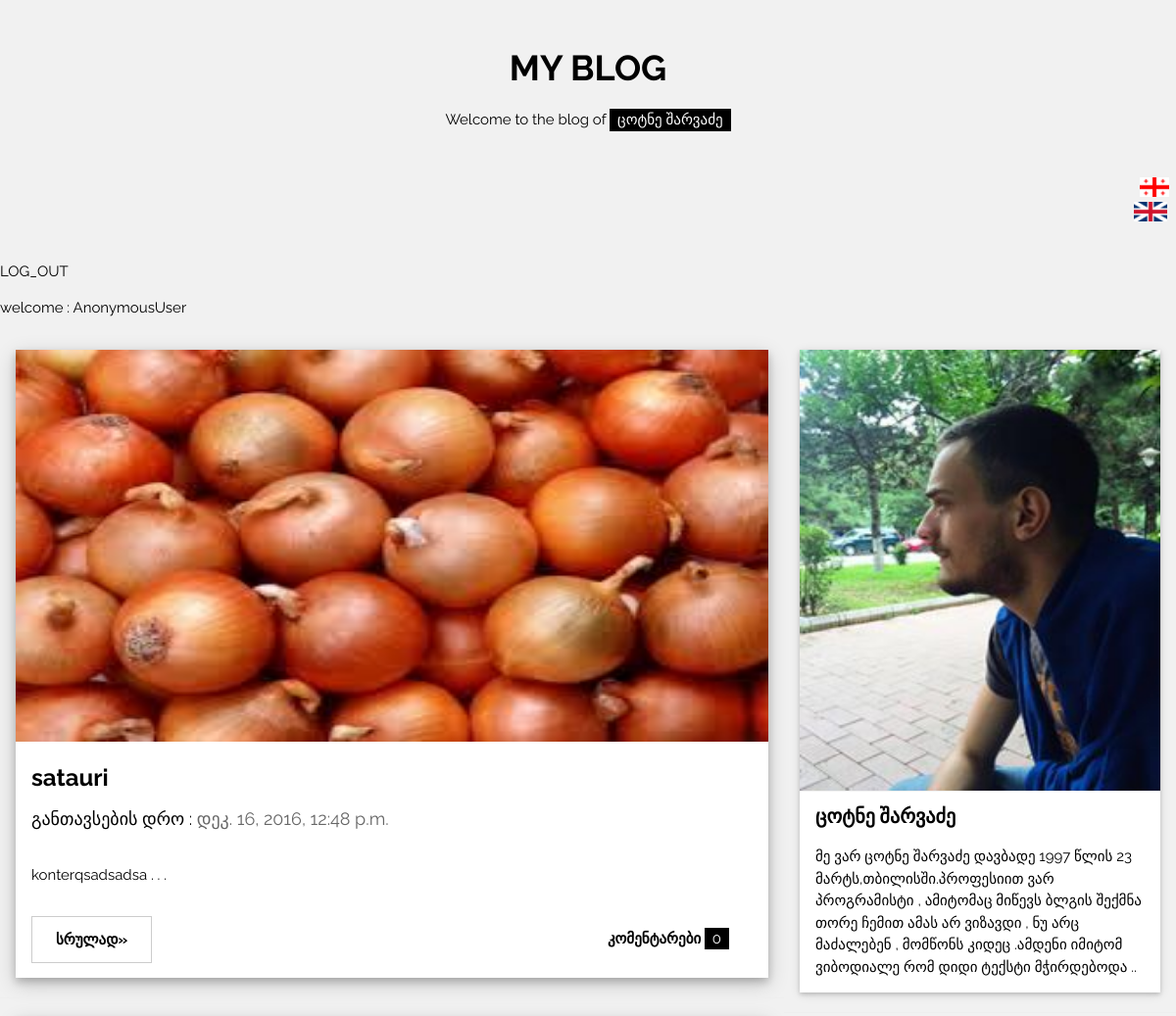
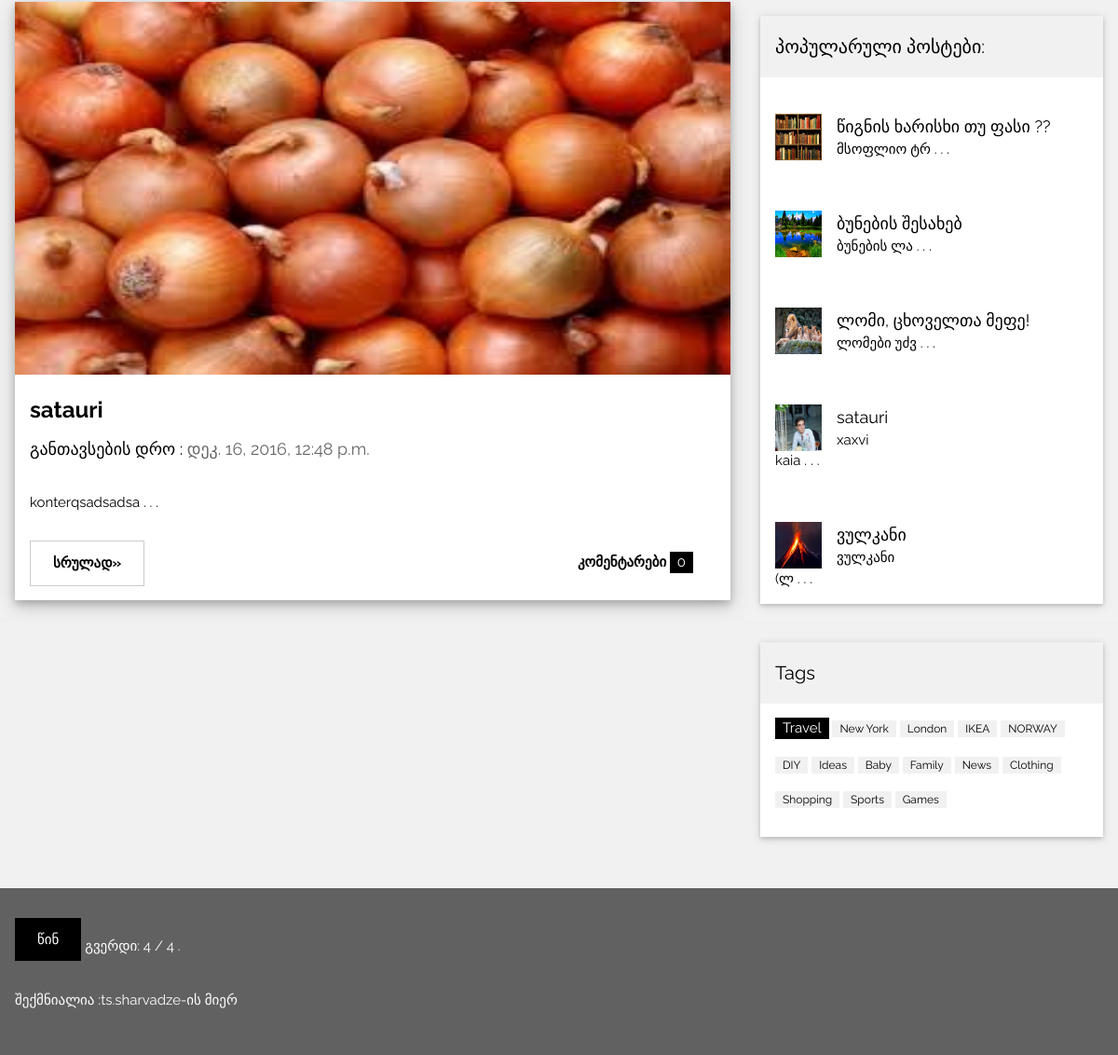
Page /app/?page=4 on the committed database (2 pictures, top to bottom).
### app/models.py (models this page shows, shortened)
class Post(models.Model):
	postis_satauri=models.CharField(verbose_name=_("სათაური"),max_length=50)
	postis_contenti=models.TextField(verbose_name=_("კონტენტი"))
	sheqmnis_dro=models.DateTimeField(verbose_name=_('შექმნის დრო'),auto_now_add=True, blank=True)
	surati=models.ImageField(verbose_name=_("სურათი"),upload_to='app')
	ganaxlebis_dro=models.DateTimeField(verbose_name=_('განახლების დრო'),auto_now_add=True, blank=True)
	comment= models.ManyToManyField(Comment,verbose_name=_("კომენტარი"))
	def get_medium_desc(self):
		return self.postis_contenti[:300]+" . . ."
	def get_short_desc(self):
		return self.postis_contenti[:10]+" . . ."
	class Meta:
		verbose_name_plural=_("პოსტები")
		verbose_name=_("პოსტი")

### app/views.py (the view)
def index(request):
	def my_sort(a):
		return a.comment.count()
	postebis_sia=Post.objects.all()
	popularuli_postebi=[i for i in postebis_sia]
	popularuli_postebi.sort(key=my_sort,reverse=True)
	popularuli_postebi=popularuli_postebi[:5]
	paginator = Paginator(postebis_sia, 2) # Show 2 contacts per page
	page = request.GET.get('page')
	try:
		contacts = paginator.page(page)
	except PageNotAnInteger:
		contacts = paginator.page(1)
	except EmptyPage:
		contacts = paginator.page(paginator.num_pages)
	page_num=contacts.number
	postebis_sia=postebis_sia[page_num*2-2:page_num*2]
	context={
		"postebis_sia":postebis_sia,
		"popularuli_postebi":popularuli_postebi,
		"contacts":contacts,
		"user":request.user
		}
	return render(request,'app/new.html',context)

### templates/app/new.html (shortened to what this page needs)
{% load i18n %}
<!DOCTYPE html>
<html>
{% load static %}
<link rel="stylesheet" href="{% static 'css/new.css' %}">
<body class="w3-light-grey">
<div class="w3-content" style="max-width:1400px">
<header class="w3-container w3-center w3-padding-32">
  <h1><b>MY BLOG</b></h1>
  <p>Welcome to the blog of <span class="w3-tag">{% trans "ცოტნე შარვაძე" %}</span></p>
</header>
{% include "app/lang_change.html" %}
{% include "app/log_out.html" %}
{% include "app/welcome_person.html" %}
<div class="w3-row">
<div class="w3-col l8 s12">
  {% for object in postebis_sia %}
  <div class="w3-card-4 w3-margin w3-white">
    <img src="{{object.surati.url}}" alt="Nature" style="width: 100%; height: 400px;">
    <div class="w3-container w3-padding-8">
      <h3><b>{{object.postis_satauri}}</b></h3>
      <h5>{% trans "განთავსების დრო" %} : <span class="w3-opacity">{{ object.sheqmnis_dro }}</span></h5>
    </div>
    <div class="w3-container">
      <p>{{object.get_medium_desc}}</p>
      <div class="w3-row">
        <div class="w3-col m8 s12">
          <p><a type="button" href="{% url 'app:srulad' object.id %}"  class="w3-btn w3-padding-large w3-white w3-border w3-hover-border-black"><b>{% trans "სრულად" %}»</b></a></p>
        </div>
        <div class="w3-col m4 w3-hide-small">
          <p><span class="w3-padding-large w3-right"><b>{% trans "კომენტარები" %} </b> <span class="w3-tag">{{object.comment.count}}</span></span></p>
        </div>
      </div>
    </div>
  </div>
  <hr>
  {% endfor %}
</div>
<div class="w3-col l4">
  <div class="w3-card-2 w3-margin w3-margin-top">
  <img src="{% static 'img/prof.jpg' %}" style="width: 100%; height: 450px;">
    <div class="w3-container w3-white">
      <h4><b>{% trans "ცოტნე შარვაძე" %}</b></h4>
      <p>{% trans "მე ვარ ცოტნე შარვაძე დავბადე 1997 წლის 23 მარტს,თბილისში.პროფესიით ვარ პროგრამისტი , ამიტომაც მიწევს ბლგის შექმნა თორე ჩემით ამას არ ვიზავდი , ნუ არც მაძალებენ , მომწონს კიდეც .ამდენი იმიტომ ვიბოდიალე რომ დიდი ტექსტი მჭირდებოდა .. "%}</p>
    </div>
  </div><hr>
  <div class="w3-card-2 w3-margin">
    <div class="w3-container w3-padding">
      <h4>{% trans "პოპულარული პოსტები" %}:</h4>
    </div>
    {% for i in popularuli_postebi %}
    <ul class="w3-ul w3-hoverable w3-white"><a type="button" href="{% url 'app:srulad' i.id %}">
      <li class="w3-padding-16">
        <img src="{{i.surati.url}}" alt="Image" class="w3-left w3-margin-right" style="width:50px;height: 50px">
        <span class="w3-large">{{i.postis_satauri}}</span><br>
        <span>{{i.get_short_desc}}</span>
      </a>
    </ul>
    {% endfor %}
  </div>
  <hr>
  <div class="w3-card-2 w3-margin">
    <div class="w3-container w3-padding">
      <h4>Tags</h4>
    </div>
    <div class="w3-container w3-white">
    <p><span class="w3-tag w3-black w3-margin-bottom">Travel</span> <span class="w3-tag w3-light-grey w3-small w3-margin-bottom">New York</span> <span class="w3-tag w3-light-grey w3-small w3-margin-bottom">London</span>
      <span class="w3-tag w3-light-grey w3-small w3-margin-bottom">IKEA</span> <span class="w3-tag w3-light-grey w3-small w3-margin-bottom">NORWAY</span> <span class="w3-tag w3-light-grey w3-small w3-margin-bottom">DIY</span>
      <span class="w3-tag w3-light-grey w3-small w3-margin-bottom">Ideas</span> <span class="w3-tag w3-light-grey w3-small w3-margin-bottom">Baby</span> <span class="w3-tag w3-light-grey w3-small w3-margin-bottom">Family</span>
      <span class="w3-tag w3-light-grey w3-small w3-margin-bottom">News</span> <span class="w3-tag w3-light-grey w3-small w3-margin-bottom">Clothing</span> <span class="w3-tag w3-light-grey w3-small w3-margin-bottom">Shopping</span>
      <span class="w3-tag w3-light-grey w3-small w3-margin-bottom">Sports</span> <span class="w3-tag w3-light-grey w3-small w3-margin-bottom">Games</span>
    </p>
    </div>
  </div>
</div>
</div><br>
</div>
<footer class="w3-container w3-dark-grey w3-padding-32 w3-margin-top">
    <div class="pagination">
      <span class="step-links">
          {% if contacts.has_previous %}
              <a class="w3-btn w3-padding-large w3-margin-bottom" href="?page={{ contacts.previous_page_number }}">{% trans "წინ" %}</a>
          {% endif %}
          <span class="current">
              {% trans "გვერდი" %}: {{ contacts.number }} / {{ contacts.paginator.num_pages }} .
          </span>
      </span>
  </div>
  <p>{% trans "შექმნიალია  :" %}<a href="https://www.facebook.com/tsotnesharvadze" target="_blank">ts.sharvadze</a>{% trans "-ის მიერ" %}</p>
</footer>
</body>
</html>

### templates/app/new.html (style rules this page uses)
body,h1,h2,h3,h4,h5 { font-family: "Raleway", sans-serif }

### rows in the picture
Post: surati (picture), postis_satauri "satauri", sheqmnis_dro "დეკ. 16, 2016, 12:48 p.m.", get_medium_desc "konterqsadsadsa . . .", comment.count "0"
Post: surati (picture), postis_satauri "satauri", sheqmnis_dro "დეკ. 16, 2016, 12:48 p.m.", get_medium_desc "konterqsadsadsa . . .", comment.count "0"
Post: surati (picture), postis_satauri "წიგნის ხარისხი თუ ფასი ??", get_short_desc "მსოფლიო ტრ . . ."
Post: surati (picture), postis_satauri "ბუნების შესახებ", get_short_desc "ბუნების ლა . . ."
Post: surati (picture), postis_satauri "ლომი, ცხოველთა მეფე!", get_short_desc "ლომები უძვ . . ."
Post: surati (picture), postis_satauri "satauri", get_short_desc "xaxvi kaia . . ."
Post: surati (picture), postis_satauri "ვულკანი", get_short_desc "ვულკანი (ლ . . ."

### other values in the picture
{{ user }} "AnonymousUser"
{{ contacts.number }} "4"
{{ contacts.paginator.num_pages }} "4"
